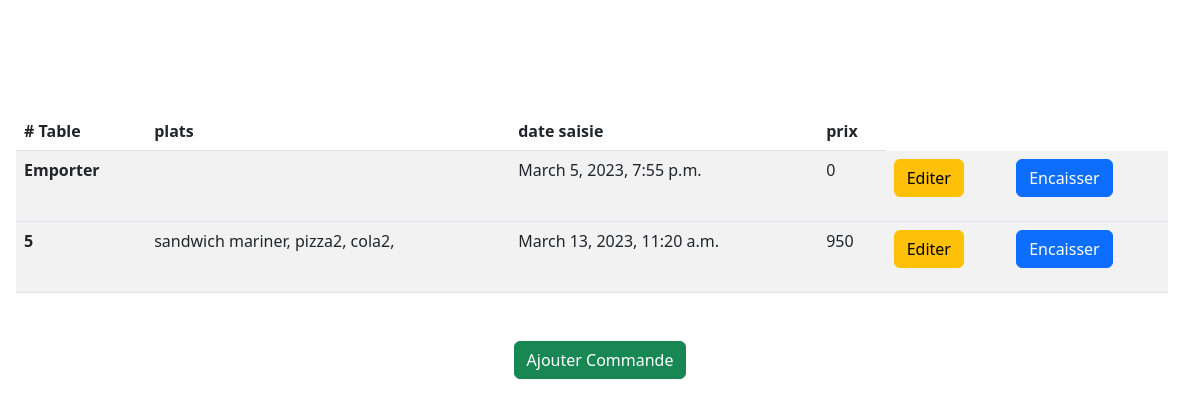
Page /caissier on the earlier database version.
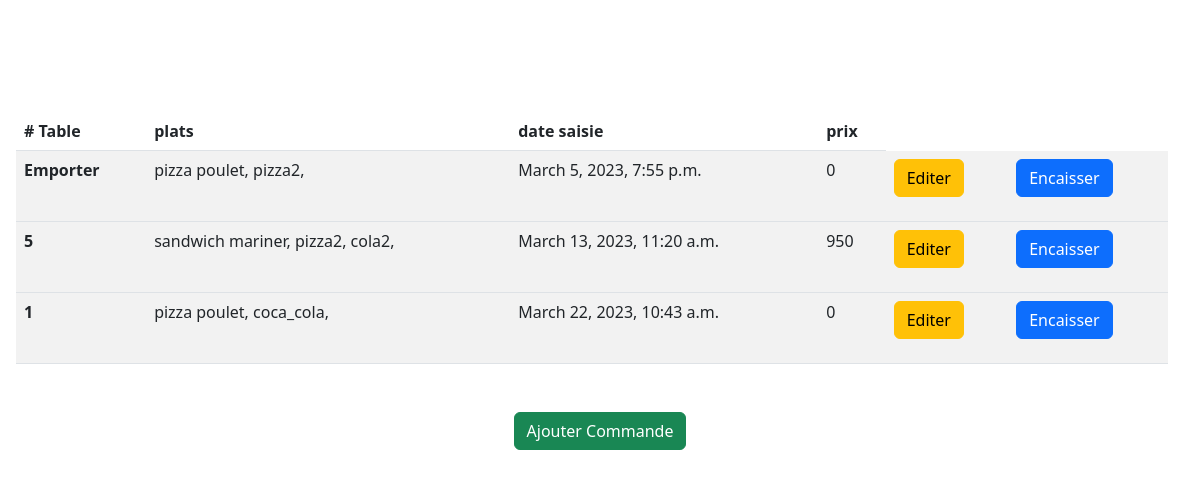
Same page on the later database version.
### main/models.py (models this page shows, shortened)
class Command(models.Model):
    commtypeChoices = [('1','emporter'),('2','a table')]
    commType = models.CharField(max_length=1,help_text='choisit le type de la command',choices=commtypeChoices,verbose_name='type de command')
    tableNum = models.IntegerField(null=False,help_text='enter le numero de la table',verbose_name='numero de table')
    prods = models.ManyToManyField(Products)
    dateComm = models.DateTimeField(auto_now_add=True,verbose_name='temps creation de la command')
    prods_quantity=models.CharField(max_length=750,default="{}")
    encaisser = models.BooleanField(verbose_name='status d encaissemnt',default=False)
    encaissementTime = models.DateTimeField(auto_now_add=True,verbose_name='temps encaissement')
    flaged = models.BooleanField(verbose_name='modification au command')
    commPrice = models.IntegerField(verbose_name='prix total command',default=0,null=False)

class Products(models.Model):
    prodCatChoices = [
        ('1', 'Traditionelle'),
        ('2', 'Modern'),
        ('3', 'Boissant')
    ]
    prodName = models.CharField(max_length=30,null=False,help_text='entrer le nom de produit',verbose_name='nom de produit')
    prodPrix = models.IntegerField(null=False,help_text='prix de produit',verbose_name='prix de produit')
    prodCat = models.CharField(max_length=1,choices=prodCatChoices,null=False,help_text='choisit la categorie de ce produit',verbose_name='categorie de produit')
    isActive = models.BooleanField(help_text='activer ou desactiver ce produit', verbose_name='status de produit',default=True)
    img=models.ImageField(default='default.jpg',upload_to='profile_pics')

### main/views.py (the view)
# urls.py: path('caissier', caissierView, name='caissier'),
def caissierView(request):
    context = {}
    context['commands'] = Command.objects.all()
    return render(request,"main/caissier.html",context)

### main/templates/main/caissier.html (shortened to what this page needs)
{% extends 'base.html'%}
{% load static %}
{% block header%}
  <link rel="stylesheet" href="{% static 'caissier.css' %}">
{% endblock header%}
{% block body%}
<div class="tableDiv">
  <table class="table table-hover table-striped" id="commTable">
      <thead>
        <tr>
          <th scope="col"># Table</th>
          <th scope="col">plats</th>
          <th scope="col">date saisie</th>
          <th scope="col">prix</th>
      </tr>
      </thead>
      {% for command in commands %}
      {% if command.encaisser is False %}
      <tbody>
        <tr>
          <th scope="row">
            {% if command.tableNum == 0 %}
            <p>Emporter</p>
            {% else %}
            {{command.tableNum}}
            {% endif%}
          </th>
          <td>{%for prod in command.prods.all%}
                {{prod.prodName}},
              {% endfor %}
          </td>
          <td>{{command.dateComm}}</td>
          <td>{{command.commPrice}}</td>
          <td><form method="post" action="editer-command">{% csrf_token %}
              <button class="btn btn-warning" type="submit" name="edit" value={{command.id}}>Editer</button>
              </form>
          </td>
          <td>
            <button class="btn btn-primary process-button"  name="encaissment" value={{command.id}} onclick="removeComm(this)">Encaisser</button>
        </td>
        </tr>
      </tbody>
      {% endif %}
      {% endfor %}
    </table>
  </div>
  <div class="text-center"><a href="ajouter-command"><button class="btn btn-success" type="submit" name="ajouterCommand" >Ajouter Commande</button></a></div>
  {% endblock body%}

Differences in the rows shown:
changed Command "March 5, 2023, 7:55 p.m.": gains Products (prodName "pizza2")
now on this page (row unchanged): Products: prodName "pizza poulet"
added Command: tableNum "1", dateComm "March 22, 2023, 10:43 a.m.", commPrice "0", {{ command.id }} 8 (drawn)
now on this page (row unchanged): Products: prodName "coca_cola", shown under "1"
